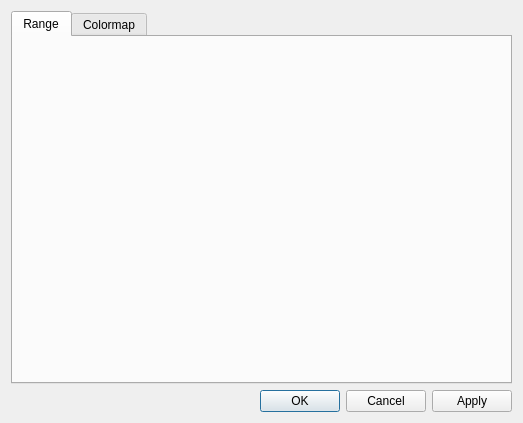
<?xml version="1.0" encoding="UTF-8"?>
<ui version="4.0">
 <class>Post3dWindowCellContourGroupDataItem_PropertyDialog</class>
 <widget class="QDialog" name="Post3dWindowCellContourGroupDataItem_PropertyDialog">
  <property name="geometry">
   <rect>
    <x>0</x>
    <y>0</y>
    <width>523</width>
    <height>423</height>
   </rect>
  </property>
  <property name="windowTitle">
   <string>Contour Setting (cell center)</string>
  </property>
  <layout class="QVBoxLayout" name="verticalLayout_2">
   <item>
    <widget class="QTabWidget" name="tabWidget">
     <property name="currentIndex">
      <number>0</number>
     </property>
     <widget class="QWidget" name="rangeTab">
      <attribute name="title">
       <string>Range</string>
      </attribute>
      <layout class="QHBoxLayout" name="horizontalLayout">
       <item>
        <widget class="Post3dWindowCellRangeListSettingEditWidget" name="rangeListWidget" native="true"/>
       </item>
       <item>
        <spacer name="horizontalSpacer">
         <property name="orientation">
          <enum>Qt::Horizontal</enum>
         </property>
         <property name="sizeHint" stdset="0">
          <size>
           <width>464</width>
           <height>20</height>
          </size>
         </property>
        </spacer>
       </item>
      </layout>
     </widget>
     <widget class="QWidget" name="colormapTab">
      <attribute name="title">
       <string>Colormap</string>
      </attribute>
      <layout class="QVBoxLayout" name="verticalLayout" stretch="1,0">
       <item>
        <widget class="ColorMapSettingEditWidget" name="colorMapWidget" native="true"/>
       </item>
       <item>
        <layout class="QHBoxLayout" name="horizontalLayout_8">
         <item>
          <widget class="QPushButton" name="importButton">
           <property name="text">
            <string>&amp;Import...</string>
           </property>
          </widget>
         </item>
         <item>
          <widget class="QPushButton" name="exportButton">
           <property name="text">
            <string>&amp;Export...</string>
           </property>
          </widget>
         </item>
         <item>
          <spacer name="horizontalSpacer_8">
           <property name="orientation">
            <enum>Qt::Horizontal</enum>
           </property>
           <property name="sizeHint" stdset="0">
            <size>
             <width>40</width>
             <height>20</height>
            </size>
           </property>
          </spacer>
         </item>
        </layout>
       </item>
      </layout>
     </widget>
    </widget>
   </item>
   <item>
    <widget class="QDialogButtonBox" name="buttonBox">
     <property name="orientation">
      <enum>Qt::Horizontal</enum>
     </property>
     <property name="standardButtons">
      <set>QDialogButtonBox::Apply|QDialogButtonBox::Cancel|QDialogButtonBox::Ok</set>
     </property>
    </widget>
   </item>
  </layout>
 </widget>
 <customwidgets>
  <customwidget>
   <class>ColorMapSettingEditWidget</class>
   <extends>QWidget</extends>
   <header>guicore/scalarstocolors/colormapsettingeditwidget.h</header>
   <container>1</container>
  </customwidget>
  <customwidget>
   <class>Post3dWindowCellRangeListSettingEditWidget</class>
   <extends>QWidget</extends>
   <header>post/post3d/post3dwindowcellrangelistsettingeditwidget.h</header>
   <container>1</container>
  </customwidget>
 </customwidgets>
 <resources/>
 <connections>
  <connection>
   <sender>buttonBox</sender>
   <signal>accepted()</signal>
   <receiver>Post3dWindowCellContourGroupDataItem_PropertyDialog</receiver>
   <slot>accept()</slot>
   <hints>
    <hint type="sourcelabel">
     <x>248</x>
     <y>254</y>
    </hint>
    <hint type="destinationlabel">
     <x>157</x>
     <y>274</y>
    </hint>
   </hints>
  </connection>
  <connection>
   <sender>buttonBox</sender>
   <signal>rejected()</signal>
   <receiver>Post3dWindowCellContourGroupDataItem_PropertyDialog</receiver>
   <slot>reject()</slot>
   <hints>
    <hint type="sourcelabel">
     <x>316</x>
     <y>260</y>
    </hint>
    <hint type="destinationlabel">
     <x>286</x>
     <y>274</y>
    </hint>
   </hints>
  </connection>
 </connections>
</ui>
